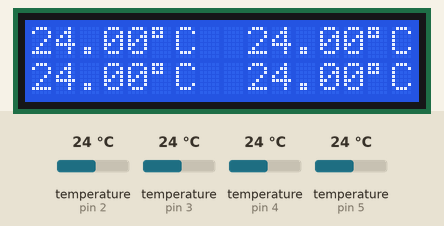
Bench run of a sketch on a simulated Arduino Mega 2560, built with avr-gcc and run on an emulated ATmega2560. Parts: 16×2 character LCD. The inputs (shaded band) are chosen by the test bench; at power-on: temperature (sensors on pin 2, pin 3, pin 4, pin 5) 24 °C.

Above: at 5.7 s.
5.8 s: temperature (sensor on pin 2) set to 12 °C
At 11.5 s:
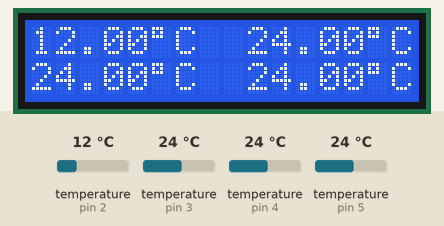
13.3 s: temperature (sensor on pin 3) set to 12 °C
At 16.4 s:
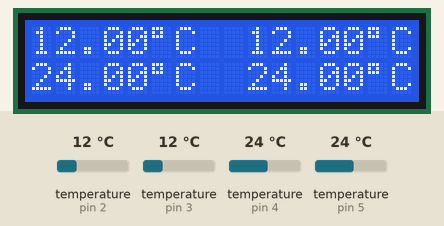
20.8 s: temperature (sensor on pin 4) set to 12 °C
At 26.2 s:
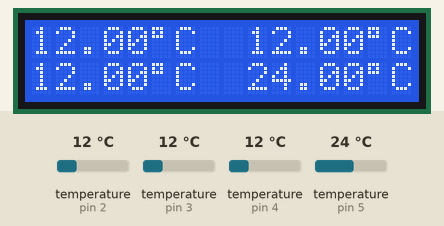
28.3 s: temperature (sensor on pin 5) set to 12 °C
At 31.2 s:
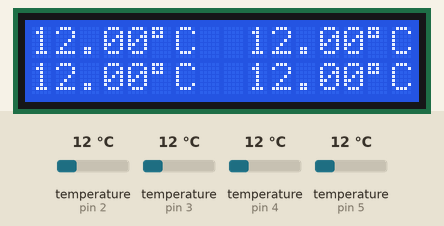
35.8 s: temperature (sensor on pin 2) set to 19 °C
At 41.0 s:
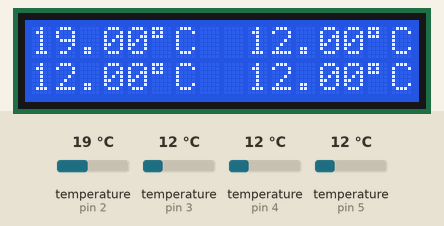
43.3 s: temperature (sensor on pin 3) set to 19 °C
At 45.9 s:
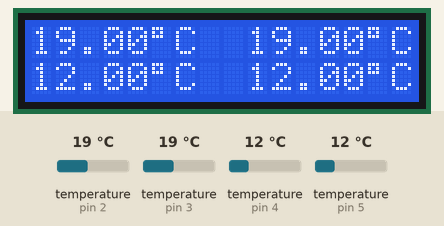
Timing chart, 0 to 47.4 s (numbered marks = the images above; inputs shaded):
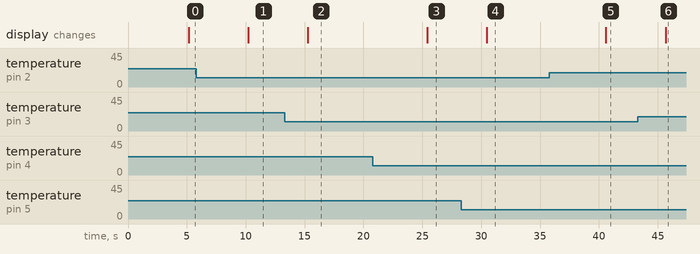

Measured:
- after the input at 5.8 s, the display: changes after 4.4 s (image 1)
- after the input at 13.3 s, the display: changes after 2.0 s (image 2)
- after the input at 20.8 s, the display: changes after 4.6 s (image 3)
- after the input at 28.3 s, the display: changes after 2.2 s (image 4)
- after the input at 35.8 s, the display: changes after 4.8 s (image 5)
- after the input at 43.3 s, the display: changes after 2.4 s (image 6)

The sketch:

Ard.Mega.2560.4digitemp.3pin.display.ino
```cpp
// Include the libraries we need
#include <OneWire.h>
#include <DallasTemperature.h>
#include <LiquidCrystal.h>
// Data wire is plugged into port 2 on the Arduino
#define ONE_WIRE_BUS1 2
#define ONE_WIRE_BUS2 3
#define ONE_WIRE_BUS3 4
#define ONE_WIRE_BUS4 5
// Setup a oneWire instance to communicate with any OneWire devices (not just Maxim/Dallas temperature ICs)
OneWire oneWire1(ONE_WIRE_BUS1);
OneWire oneWire2(ONE_WIRE_BUS2);
OneWire oneWire3(ONE_WIRE_BUS3);
OneWire oneWire4(ONE_WIRE_BUS4);
// Pass our oneWire reference to Dallas Temperature.
DallasTemperature sensors1(&oneWire1);
DallasTemperature sensors2(&oneWire2);
DallasTemperature sensors3(&oneWire3);
DallasTemperature sensors4(&oneWire4);
//LiquidCrystal lcd(12, 11, 6, 5, 4, 3); // Pins des LCD festlegen
LiquidCrystal lcd(6, 7, 8, 9, 10, 11); // Pins des LCD festlegen
/*
 * The setup function. We only start the sensors here
 */
void setup(void)
{
  // start serial port
 // Serial.begin(9600);
 // Serial.println("Dallas Temperature IC Control Library Demo");
  // Start up the library
  sensors1.begin();
  sensors2.begin();
  lcd.begin(16, 2); // Display mit 16 Zeichen und 2 Zeilen
  lcd.setCursor(0, 0); //Startposition: Erstes Zeichen in der oberen Zeile
  lcd.print("S1"); // Das soll permanent in der oberen Zeile angezeigt werden
  lcd.setCursor(9, 0); //Startposition: Erstes Zeichen in der oberen Zeile
  lcd.print("S2"); // Das soll permanent in der oberen Zeile angezeigt werden
  lcd.setCursor(0, 1); //Startposition: Erstes Zeichen in der oberen Zeile
  lcd.print("S3"); // Das soll permanent in der oberen Zeile angezeigt werden
  lcd.setCursor(9, 1); //Startposition: Erstes Zeichen in der oberen Zeile
  lcd.print("S4"); // Das soll permanent in der oberen Zeile angezeigt werden
}
/*
 * Main function, get and show the temperature
 */
void loop(void)
{
  delay(2000);
  // call sensors.requestTemperatures() to issue a global temperature
  // request to all devices on the bus
  //Serial.print("Requesting temperatures...");
  sensors1.requestTemperatures(); // Send the command to get temperatures
  sensors2.requestTemperatures(); // Send the command to get temperatures
  sensors3.requestTemperatures(); // Send the command to get temperatures
  sensors4.requestTemperatures(); // Send the command to get temperatures
  //Serial.println("DONE");
  // After we got the temperatures, we can print them here.
  // We use the function ByIndex, and as an example get the temperature from the first sensor only.
  float tempC1 = sensors1.getTempCByIndex(0);
  float tempC2 = sensors2.getTempCByIndex(0);
  float tempC3 = sensors3.getTempCByIndex(0);
  float tempC4 = sensors4.getTempCByIndex(0);
  // Check if reading was successful
  if(tempC1 != DEVICE_DISCONNECTED_C) {
    lcd.setCursor(0, 0);
    lcd.print(tempC1);
    lcd.print("\337C "); // \337 -> Grad
//    Serial.print("Temperature for the device 1 (index 0) is: ");
//    Serial.println(tempC);
  } else {
    lcd.setCursor(0, 0);
    lcd.print("ErSe1!"); // Das soll permanent in der oberen Zeile angezeigt werden
//    Serial.println("Error: Could not read temperature data");
  }
  if(tempC2 != DEVICE_DISCONNECTED_C) {
    lcd.setCursor(9, 0);
    lcd.print(tempC2);
    lcd.print("\337C "); // \337 -> Grad
//    Serial.print("Temperature for the device 1 (index 0) is: ");
//    Serial.println(tempC);
  } else {
    lcd.setCursor(9, 0);
    lcd.print("ErSe2!"); // Das soll permanent in der oberen Zeile angezeigt werden
//    Serial.println("Error: Could not read temperature data");
  }
  if(tempC3 != DEVICE_DISCONNECTED_C) {
    lcd.setCursor(0, 1);
    lcd.print(tempC3);
    lcd.print("\337C "); // \337 -> Grad
//    Serial.print("Temperature for the device 1 (index 0) is: ");
//    Serial.println(tempC);
  } else {
    lcd.setCursor(0, 1);
    lcd.print("ErSe3!"); // Das soll permanent in der oberen Zeile angezeigt werden
//    Serial.println("Error: Could not read temperature data");
  }
  if(tempC4 != DEVICE_DISCONNECTED_C) {
    lcd.setCursor(9, 1);
    lcd.print(tempC4);
    lcd.print("\337C "); // \337 -> Grad
//    Serial.print("Temperature for the device 1 (index 0) is: ");
//    Serial.println(tempC);
  } else {
    lcd.setCursor(9, 1);
    lcd.print("ErSe4!"); // Das soll permanent in der oberen Zeile angezeigt werden
//    Serial.println("Error: Could not read temperature data");
  }
}
```
